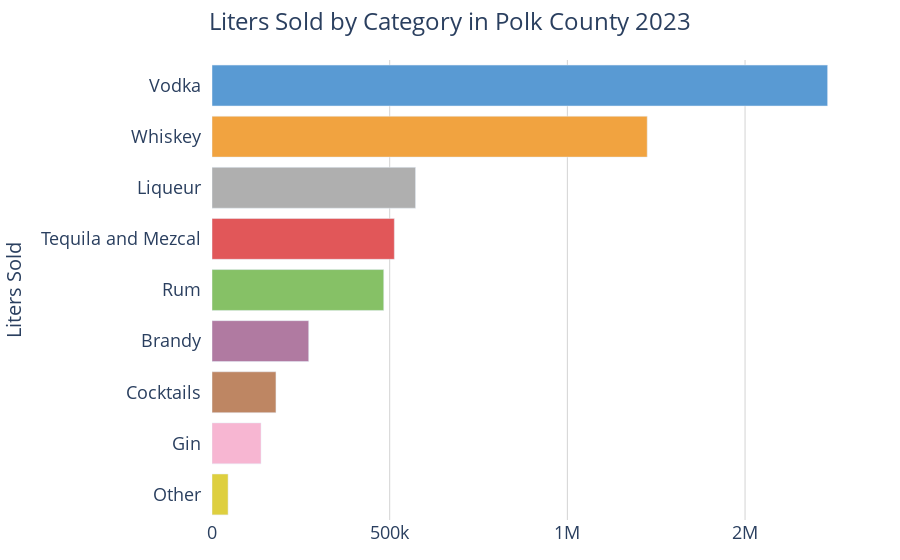

The notebook cell this image was saved under:
### Code cell
fig = px.bar(
    cat_sales_df,
    x='liters_sold_per_cat',
    y='liquor_type',
    orientation='h',  # Horizontal bar chart
    color='liquor_type',  
    color_discrete_map= liquor_colors,  # Apply custom colors
    labels={'liquor_type': 'Liquor Type ', 'liters_sold_per_cat': 'Liters Sold '}, 
    height=600  
)

# Update layout
fig.update_layout(
    xaxis=dict(
        title=None,
        tickfont=dict(size=18),
        #showgrid = True,
        gridcolor = 'LightGrey',
        tickformat=".0s" # No decimal places, use SI notation

    ), 
    yaxis=dict(
        title='Liters Sold',
        tickfont=dict(size=18),
        title_font = dict(size = 20),
        ticksuffix = '  ' #pad between y tick labels and chart
    ),
    
    title=dict(
        text = "Liters Sold by Category in Polk County 2023",
        x = .5,
        xanchor = 'center'
     ),

    showlegend=False, 
    plot_bgcolor='rgba(0,0,0,0)',  # Transparent background for the plot area
    margin=dict(l=40, r=40, t=60, b=40),  # Left, Right, Top, Bottom margins
    title_font_size = 24
)

fig.show()

### Figure 1 — Plotly figure (JSON) as saved in the notebook; plotly's stock layout.template omitted (floating-point values rounded to 4 significant figures)
{"data": [{"alignmentgroup": "True", "hovertemplate": "Liquor Type =%{y}<br>Liters Sold =%{x}<extra></extra>", "legendgroup": "Vodka", "marker": {"color": "#599ad3", "pattern": {"shape": ""}}, "name": "Vodka", "offsetgroup": "Vodka", "orientation": "h", "showlegend": true, "textposition": "auto", "type": "bar", "x": [1732000.0], "xaxis": "x", "y": ["Vodka"], "yaxis": "y"}, {"alignmentgroup": "True", "hovertemplate": "Liquor Type =%{y}<br>Liters Sold =%{x}<extra></extra>", "legendgroup": "Whiskey", "marker": {"color": "#f1a340", "pattern": {"shape": ""}}, "name": "Whiskey", "offsetgroup": "Whiskey", "orientation": "h", "showlegend": true, "textposition": "auto", "type": "bar", "x": [1225000.0], "xaxis": "x", "y": ["Whiskey"], "yaxis": "y"}, {"alignmentgroup": "True", "hovertemplate": "Liquor Type =%{y}<br>Liters Sold =%{x}<extra></extra>", "legendgroup": "Liqueur", "marker": {"color": "#afafaf", "pattern": {"shape": ""}}, "name": "Liqueur", "offsetgroup": "Liqueur", "orientation": "h", "showlegend": true, "textposition": "auto", "type": "bar", "x": [572700.0], "xaxis": "x", "y": ["Liqueur"], "yaxis": "y"}, {"alignmentgroup": "True", "hovertemplate": "Liquor Type =%{y}<br>Liters Sold =%{x}<extra></extra>", "legendgroup": "Tequila and Mezcal", "marker": {"color": "#e15759", "pattern": {"shape": ""}}, "name": "Tequila and Mezcal", "offsetgroup": "Tequila and Mezcal", "orientation": "h", "showlegend": true, "textposition": "auto", "type": "bar", "x": [513100.0], "xaxis": "x", "y": ["Tequila and Mezcal"], "yaxis": "y"}, {"alignmentgroup": "True", "hovertemplate": "Liquor Type =%{y}<br>Liters Sold =%{x}<extra></extra>", "legendgroup": "Rum", "marker": {"color": "#86c166", "pattern": {"shape": ""}}, "name": "Rum", "offsetgroup": "Rum", "orientation": "h", "showlegend": true, "textposition": "auto", "type": "bar", "x": [483300.0], "xaxis": "x", "y": ["Rum"], "yaxis": "y"}, {"alignmentgroup": "True", "hovertemplate": "Liquor Type =%{y}<br>Liters Sold =%{x}<extra></extra>", "legendgroup": "Brandy", "marker": {"color": "#b07aa1", "pattern": {"shape": ""}}, "name": "Brandy", "offsetgroup": "Brandy", "orientation": "h", "showlegend": true, "textposition": "auto", "type": "bar", "x": [272100.0], "xaxis": "x", "y": ["Brandy"], "yaxis": "y"}, {"alignmentgroup": "True", "hovertemplate": "Liquor Type =%{y}<br>Liters Sold =%{x}<extra></extra>", "legendgroup": "Cocktails", "marker": {"color": "#be8663", "pattern": {"shape": ""}}, "name": "Cocktails", "offsetgroup": "Cocktails", "orientation": "h", "showlegend": true, "textposition": "auto", "type": "bar", "x": [180000.0], "xaxis": "x", "y": ["Cocktails"], "yaxis": "y"}, {"alignmentgroup": "True", "hovertemplate": "Liquor Type =%{y}<br>Liters Sold =%{x}<extra></extra>", "legendgroup": "Gin", "marker": {"color": "#f7b6d2", "pattern": {"shape": ""}}, "name": "Gin", "offsetgroup": "Gin", "orientation": "h", "showlegend": true, "textposition": "auto", "type": "bar", "x": [137900.0], "xaxis": "x", "y": ["Gin"], "yaxis": "y"}, {"alignmentgroup": "True", "hovertemplate": "Liquor Type =%{y}<br>Liters Sold =%{x}<extra></extra>", "legendgroup": "Other", "marker": {"color": "#decf3f", "pattern": {"shape": ""}}, "name": "Other", "offsetgroup": "Other", "orientation": "h", "showlegend": true, "textposition": "auto", "type": "bar", "x": [45230.0], "xaxis": "x", "y": ["Other"], "yaxis": "y"}], "layout": {"autosize": true, "barmode": "relative", "legend": {"title": {"text": "Liquor Type "}, "tracegroupgap": 0}, "margin": {"b": 40, "l": 40, "r": 40, "t": 60}, "plot_bgcolor": "rgba(0, 0, 0, 0)", "showlegend": false, "title": {"font": {"size": 24}, "text": "Liters Sold by Category in Polk County 2023", "x": 0.5, "xanchor": "center"}, "xaxis": {"anchor": "y", "autorange": true, "domain": [0, 1], "gridcolor": "LightGrey", "range": [0, 1823000.0], "tickfont": {"size": 18}, "tickformat": ".0s", "title": {}, "type": "linear"}, "yaxis": {"anchor": "x", "autorange": true, "categoryarray": ["Other", "Gin", "Cocktails", "Brandy", "Rum", "Tequila and Mezcal", "Liqueur", "Whiskey", "Vodka"], "categoryorder": "array", "domain": [0, 1], "range": [-0.5, 8.5], "tickfont": {"size": 18}, "ticksuffix": "  ", "title": {"font": {"size": 20}, "text": "Liters Sold"}, "type": "category"}}}
